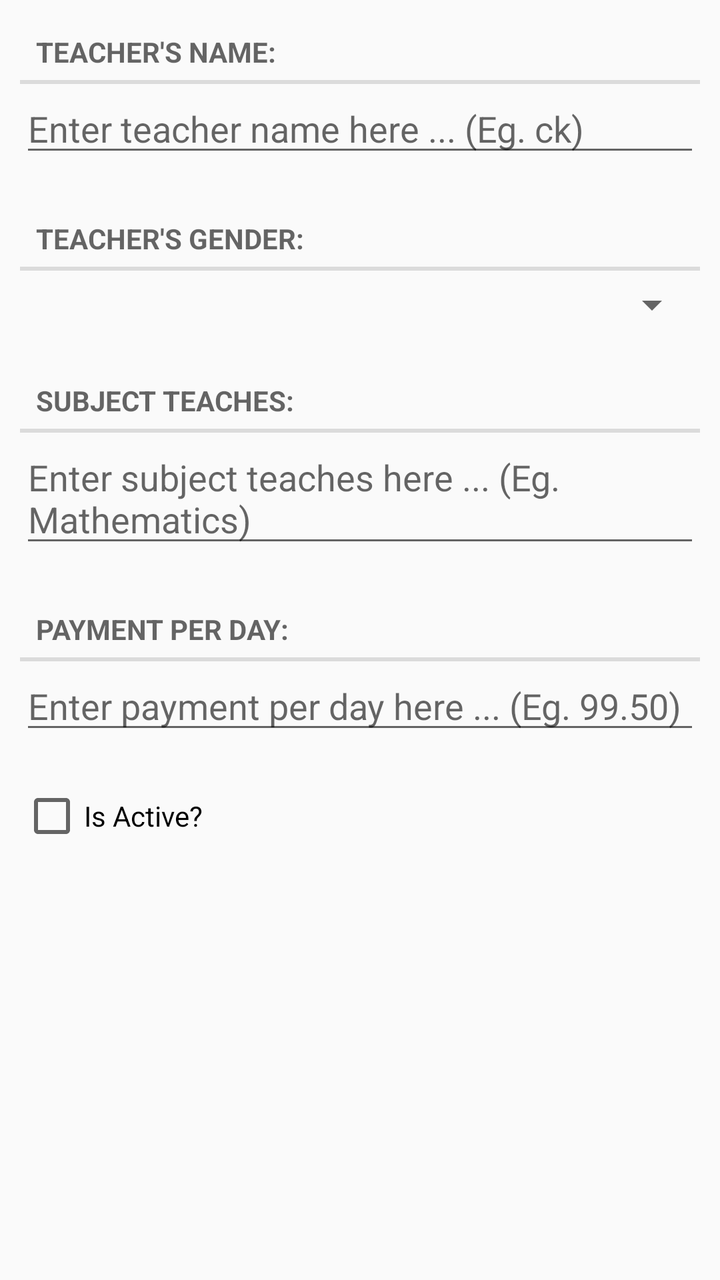
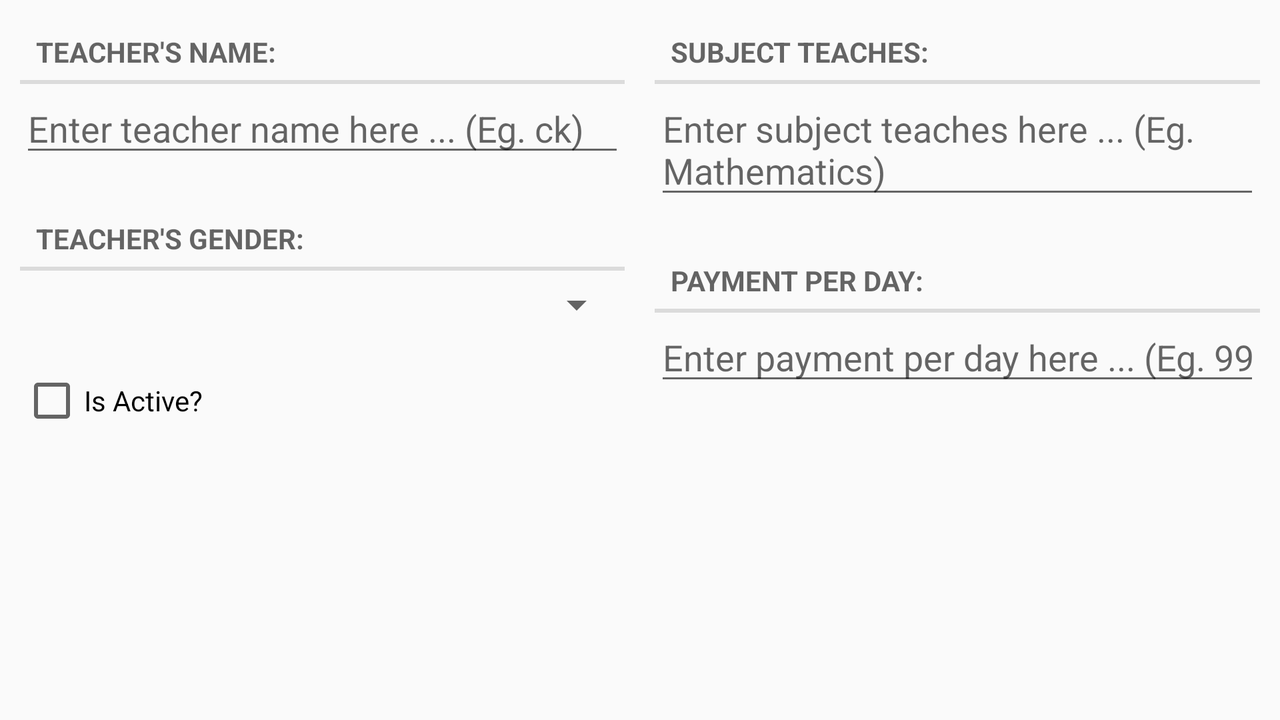

An Android layout and its configuration variant, each rendered on a device that would load it. The default file and the variant file are quoted in full after the pictures.
<!-- AndroidManifest.xml: application theme AppTheme -->
<!-- res/layout/fragment_teacher.xml -->
<?xml version="1.0" encoding="utf-8"?>
<LinearLayout
    xmlns:android="http://schemas.android.com/apk/res/android"
    android:layout_width="match_parent"
    android:layout_height="match_parent"
    android:orientation="vertical"
    android:padding="10dp">

    
    <LinearLayout
        android:layout_width="match_parent"
        android:layout_height="wrap_content"
        android:orientation="vertical"
        android:layout_marginBottom="20dp">

        <TextView
            style="?android:listSeparatorTextViewStyle"
            android:layout_width="match_parent"
            android:layout_height="wrap_content"
            android:text="@string/teacher_name_label"/>

        <EditText
            android:id="@+id/teacher_name"
            android:layout_width="match_parent"
            android:layout_height="wrap_content"
            android:hint="@string/teacher_name_hint"/>
    </LinearLayout>

    
    <LinearLayout
        android:layout_width="match_parent"
        android:layout_height="wrap_content"
        android:orientation="vertical"
        android:layout_marginBottom="20dp">

        <TextView
            style="?android:listSeparatorTextViewStyle"
            android:layout_width="match_parent"
            android:layout_height="wrap_content"
            android:text="@string/teacher_gender_label"/>

        <Spinner
            android:id="@+id/teacher_gender"
            android:layout_width="match_parent"
            android:layout_height="wrap_content"
            android:layout_marginTop="5dp">
        </Spinner>

    </LinearLayout>

    
    <LinearLayout
        android:layout_width="match_parent"
        android:layout_height="wrap_content"
        android:orientation="vertical"
        android:layout_marginBottom="20dp">

        <TextView
            style="?android:listSeparatorTextViewStyle"
            android:layout_width="match_parent"
            android:layout_height="wrap_content"
            android:text="@string/teacher_subject_teaches_label"/>

        <EditText
            android:id="@+id/teacher_subject_teaches"
            android:layout_width="match_parent"
            android:layout_height="wrap_content"
            android:hint="@string/teacher_subject_teaches_hint"/>
    </LinearLayout>

    
    <LinearLayout
        android:layout_width="match_parent"
        android:layout_height="wrap_content"
        android:orientation="vertical"
        android:layout_marginBottom="20dp">

        <TextView
            style="?android:listSeparatorTextViewStyle"
            android:layout_width="match_parent"
            android:layout_height="wrap_content"
            android:text="@string/teacher_payment_per_day_label"/>

        <EditText
            android:id="@+id/teacher_payment_per_day"
            android:layout_width="match_parent"
            android:layout_height="wrap_content"
            android:ems="10"
            android:maxLength="6"
            android:inputType="numberDecimal"
            android:hint="@string/teacher_payment_per_day_hint"/>
    </LinearLayout>

    
    <CheckBox
        android:id="@+id/teacher_is_active"
        android:layout_width="match_parent"
        android:layout_height="wrap_content"
        android:text="@string/teacher_is_active_label"/>

</LinearLayout>
<!-- resources referenced by this layout -->
<resources>
  <string name="teacher_gender_label">Teacher\'s Gender:</string>
  <string name="teacher_is_active_label">Is Active?</string>
  <string name="teacher_name_hint">Enter teacher name here ... (Eg. ck)</string>
  <string name="teacher_name_label">Teacher\'s Name:</string>
  <string name="teacher_payment_per_day_hint">Enter payment per day here ... (Eg. 99.50)</string>
  <string name="teacher_payment_per_day_label">Payment Per Day:</string>
  <string name="teacher_subject_teaches_hint">Enter subject teaches here ... (Eg. Mathematics)</string>
  <string name="teacher_subject_teaches_label">Subject Teaches:</string>
  <style name="AppTheme" parent="Base.Theme.AppCompat.Light.DarkActionBar">
          
          <item name="colorPrimary">@color/colorPrimary</item>
          <item name="colorPrimaryDark">@color/colorPrimaryDark</item>
          <item name="colorAccent">@color/colorAccent</item>
      </style>
  <color name="colorPrimary">#ae74e7</color>
  <color name="colorPrimaryDark">#303F9F</color>
  <color name="colorAccent">#FF4081</color>
</resources>
<!-- res/layout-land/fragment_teacher.xml (the author's variant of the layout above) -->
<!-- drawn on the phone turned sideways -->
<?xml version="1.0" encoding="utf-8"?>
<LinearLayout
    xmlns:android="http://schemas.android.com/apk/res/android"
    android:layout_width="match_parent"
    android:layout_height="match_parent"
    android:orientation="horizontal"
    android:padding="10dp">

    <LinearLayout
        android:layout_width="match_parent"
        android:layout_height="wrap_content"
        android:orientation="horizontal">

        
        <LinearLayout
            android:layout_width="0dp"
            android:layout_height="wrap_content"
            android:layout_weight="1"
            android:orientation="vertical"
            android:layout_marginEnd="15dp">

            
            <LinearLayout
                android:layout_width="match_parent"
                android:layout_height="wrap_content"
                android:orientation="vertical"
                android:layout_marginBottom="20dp">

                <TextView
                    style="?android:listSeparatorTextViewStyle"
                    android:layout_width="match_parent"
                    android:layout_height="wrap_content"
                    android:text="@string/teacher_name_label"/>

                <EditText
                    android:id="@+id/teacher_name"
                    android:layout_width="match_parent"
                    android:layout_height="wrap_content"
                    android:hint="@string/teacher_name_hint"/>
            </LinearLayout>

            
            <LinearLayout
                android:layout_width="match_parent"
                android:layout_height="wrap_content"
                android:orientation="vertical"
                android:layout_marginBottom="20dp">

                <TextView
                    style="?android:listSeparatorTextViewStyle"
                    android:layout_width="match_parent"
                    android:layout_height="wrap_content"
                    android:text="@string/teacher_gender_label"/>

                <Spinner
                    android:id="@+id/teacher_gender"
                    android:layout_width="match_parent"
                    android:layout_height="wrap_content"
                    android:layout_marginTop="5dp">
                </Spinner>
            </LinearLayout>

            
            <CheckBox
                android:id="@+id/teacher_is_active"
                android:layout_width="match_parent"
                android:layout_height="wrap_content"
                android:text="@string/teacher_is_active_label"/>

        </LinearLayout>

        
        <LinearLayout
            android:layout_width="0dp"
            android:layout_height="wrap_content"
            android:layout_weight="1"
            android:orientation="vertical">

            
            <LinearLayout
                android:layout_width="match_parent"
                android:layout_height="wrap_content"
                android:orientation="vertical"
                android:layout_marginBottom="20dp">

                <TextView
                    style="?android:listSeparatorTextViewStyle"
                    android:layout_width="match_parent"
                    android:layout_height="wrap_content"
                    android:text="@string/teacher_subject_teaches_label"/>

                <EditText
                    android:id="@+id/teacher_subject_teaches"
                    android:layout_width="match_parent"
                    android:layout_height="wrap_content"
                    android:hint="@string/teacher_subject_teaches_hint"/>
            </LinearLayout>

            
            <LinearLayout
                android:layout_width="match_parent"
                android:layout_height="wrap_content"
                android:orientation="vertical"
                android:layout_marginBottom="20dp">

                <TextView
                    style="?android:listSeparatorTextViewStyle"
                    android:layout_width="match_parent"
                    android:layout_height="wrap_content"
                    android:text="@string/teacher_payment_per_day_label"/>

                <EditText
                    android:id="@+id/teacher_payment_per_day"
                    android:layout_width="match_parent"
                    android:layout_height="wrap_content"
                    android:ems="10"
                    android:maxLength="6"
                    android:inputType="numberDecimal"
                    android:hint="@string/teacher_payment_per_day_hint"/>
            </LinearLayout>

        </LinearLayout>

    </LinearLayout>

</LinearLayout>
